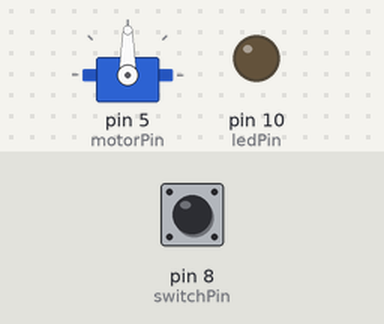
Bench run of a sketch on a simulated Arduino Uno, built with avr-gcc and run on an emulated ATmega328P. On the bench: servo, output pins drawn as LEDs (lit = HIGH). Inputs (shaded band) come from the test bench; at power-on: pin 8 (switchPin) HIGH.

Above: at 1.1 s.
Timing chart, 0 to 40.0 s (numbered marks = the images above):
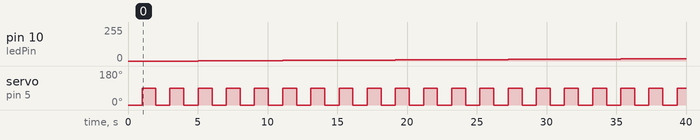

The sketch:

sketch_oct14a.ino
```cpp
int ledPin = 10;
int switchPin = 8;
int motorPin = 5;
boolean reading = LOW;
boolean previous = LOW;
boolean isPush = LOW;
boolean ledOn = false;
int ledLevel = 0;

#include<Servo.h>

Servo servo;
void setup() {
  // put your setup code here, to run once:
  Serial.begin(9600);
  pinMode(switchPin, INPUT);
  pinMode(ledPin, OUTPUT);
  servo.attach(motorPin);
  servo.write(0);
  delay(1000);
}

boolean debounce(boolean last)
{
  boolean current = digitalRead(switchPin);
  if (last != current)
  {
    delay(5);
    current = digitalRead(switchPin);
  }
  return current;
}

void loop() {
  //Текущее состояние кнопки
  reading = debounce(previous);
  servo.write(90);
  delay(1000);
  servo.write(0);
  delay(1000);
  //Serial.println(lastButton);
  if(isPush == HIGH)
  {
    if (ledLevel > 255){
      ledLevel = 0;
    }
    ledLevel += 1;
    //Serial.println(ledLevel);
    delay(20);
    analogWrite(ledPin, ledLevel);
  }
  //Проверяет состояние кнопки. Если кнопка нажата один раз, то включаем светодиод, если еще раз нажата, то отключаем и т.д.
    if (reading == HIGH && previous == LOW){
      isPush == LOW ? isPush = HIGH : isPush = LOW;
    }
    //Прошлое состояние кнопки
    previous = reading;
}
```

Measured:
- by itself, pin 10 (ledPin): moves from 0/255 to 18/255 over 34.3 s
- by itself, servo on pin 5 (motorPin): alternates 90° for 1.0 s and 0° for 1.0 s
